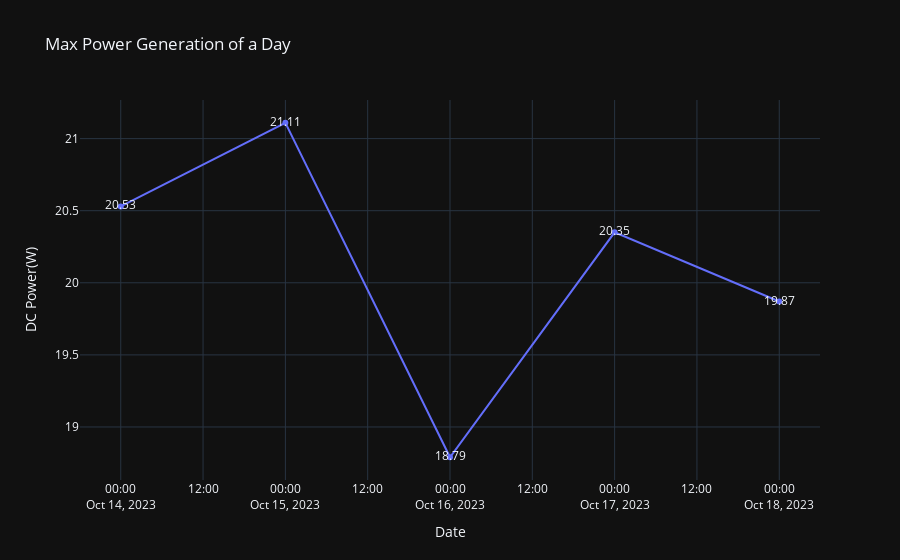

The notebook cell saved with this chart:
### Code cell
fig = px.line(data_frame=df_day_power,x='DATE',y='DC_POWER',title='Max Power Generation of a Day',text='DC_POWER',markers=True)
fig.update_layout(xaxis_title ='Date',yaxis_title='DC Power(W)',template='plotly_dark')
fig.show()

### Figure 1 — Plotly figure (JSON) as saved in the notebook; plotly's stock layout.template omitted (floating-point values rounded to 4 significant figures)
{"data": [{"hovertemplate": "DATE=%{x}<br>DC_POWER=%{text}<extra></extra>", "legendgroup": "", "line": {"color": "#636efa", "dash": "solid"}, "marker": {"symbol": "circle"}, "mode": "lines+markers+text", "name": "", "orientation": "v", "showlegend": false, "text": [20.53, 21.11, 18.79, 20.35, 19.87], "type": "scatter", "x": ["2023-10-14", "2023-10-15", "2023-10-16", "2023-10-17", "2023-10-18"], "xaxis": "x", "y": [20.53, 21.11, 18.79, 20.35, 19.87], "yaxis": "y"}], "layout": {"legend": {"tracegroupgap": 0}, "title": {"text": "Max Power Generation of a Day"}, "xaxis": {"anchor": "y", "domain": [0, 1], "title": {"text": "Date"}}, "yaxis": {"anchor": "x", "domain": [0, 1], "title": {"text": "DC Power(W)"}}}}
